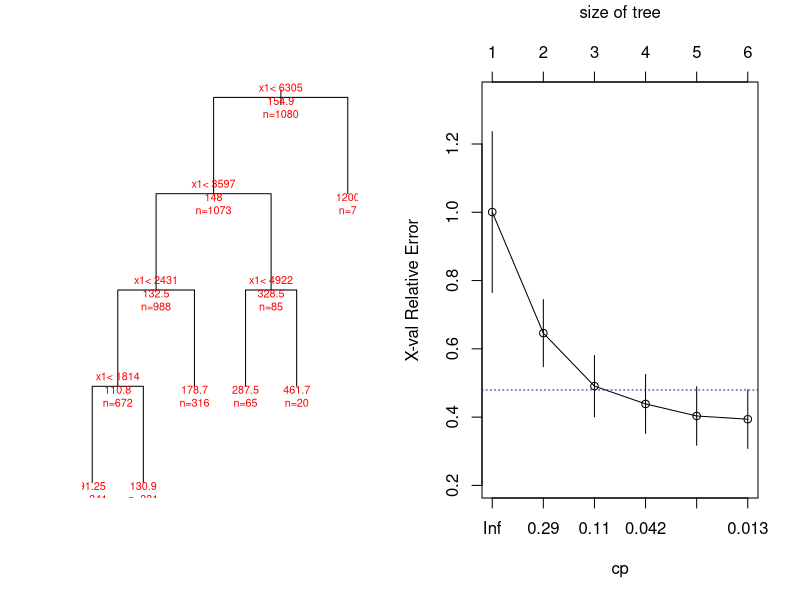
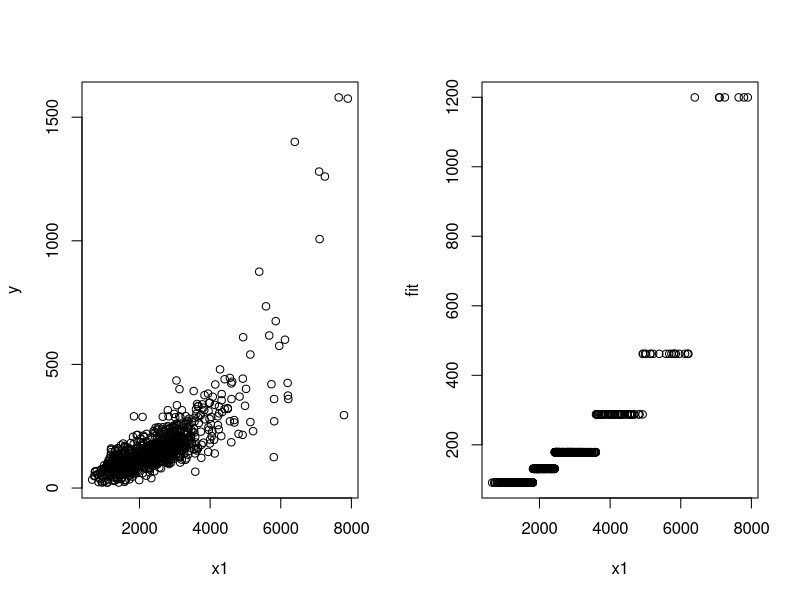
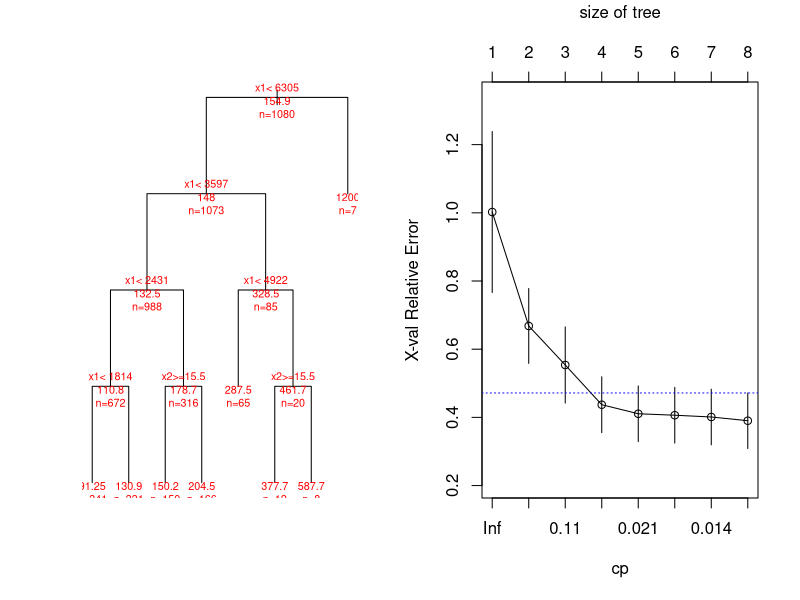
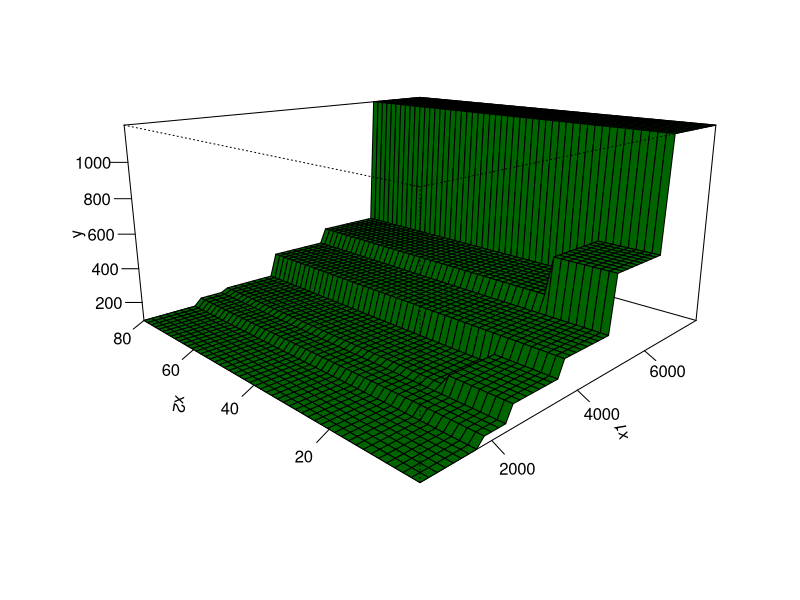

These charts were generated, in order, by the following R code:
############################################################
# We fit a regression tree to Y using two inputs
# The function rpart in the library rpart
library(rpart)
###########################################################################
br = read.table("br.csv", sep = ",", header=T) # reads the data from a csv file
attach(br)                   
x1 = sqft; 
x2 = Age;
y  = price/1000;
# Regression tree using rpart
rtree = rpart( y~x1 , method ='anova');
# plot the tree #########################
windows()
par(mfrow=c(1,2))
plot(rtree, uniform=T); 
text(rtree,use.n=T,all=T, cex=0.65, col = 'red')
plotcp(rtree, col='blue')   #plot of GOF vs complexity parameter
x1p = seq(min(x1), max(x1), length = 50)
fit = predict(rtree ) 
plot(x1,y)
plot(x1, fit)
######################################################
# Regression tree using rpart
rtree = rpart( y~x1+x2, method ='anova');
# plot the tree #########################
windows()
par(mfrow=c(1,2))
plot(rtree, uniform=T); 
text(rtree,use.n=T,all=T, cex=0.65, col = 'red')
plotcp(rtree, col='blue')   #plot cross-validation results
########################
x1p = seq(min(x1), max(x1), length = 50)
np = length(x1p)
x2p = seq(min(x2), max(x2), length = 50)
pt = expand.grid(x1 = x1p, x2 = x2p)
fit = predict(rtree, pt ) 
windows()
graph = persp(x=x1p, y=x2p, matrix(fit, np, np),
               xlab="x1", ylab="x2", zlab="y", expand=0.5,
               col="darkgreen", ticktype="detailed", theta= -45)
